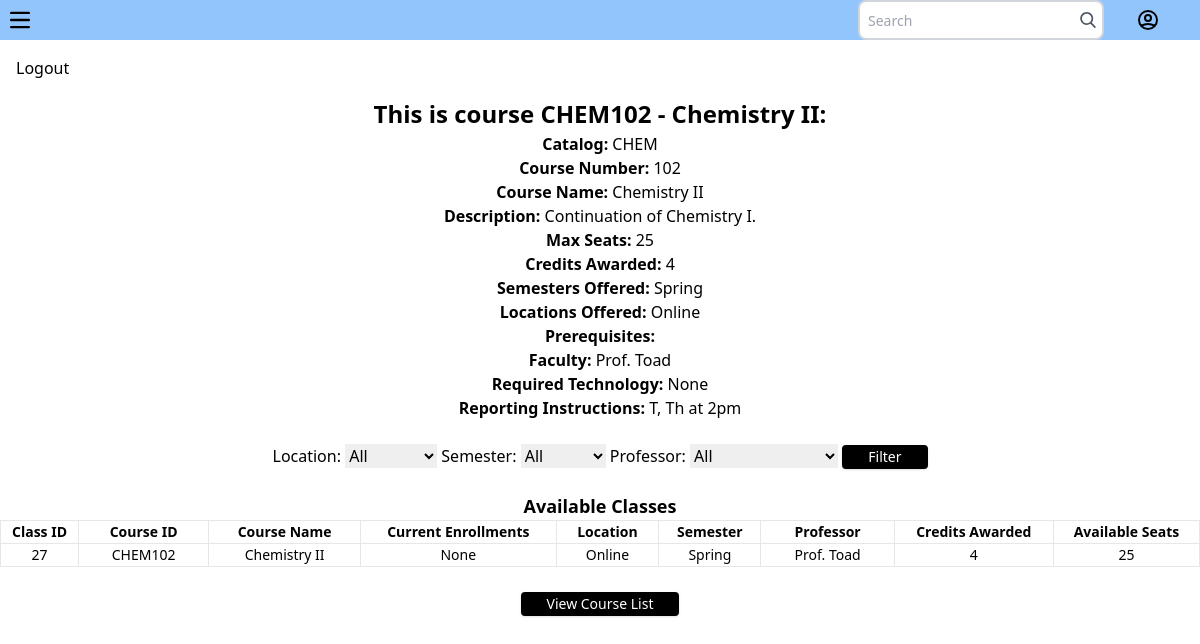
Screenshot of /course/CHEM102 (signed in) with the database file from the repository.
### src/app.py (models this page shows, shortened)
class Course(db.Model):
    __tablename__ = 'courses'
    catalog = db.Column(db.String(4), nullable=False)
    course_number = db.Column(db.Integer, nullable=False)
    course_id = db.Column(db.String(7), primary_key=True, unique=True)
    semesters_offered = db.Column(JSON, nullable=True)
    course_name = db.Column(db.String(250), nullable=True)
    description = db.Column(db.String(250), nullable=True)
    max_seats = db.Column(db.Integer, nullable=False)
    locations_offered = db.Column(JSON, nullable=True)
    prereqs = db.Column(JSON, nullable=True)
    faculty = db.Column(JSON, nullable=True)
    credits_awarded = db.Column(db.Integer, nullable=False)
    required_technology = db.Column(db.String(250), nullable=True)
    reporting_instructions = db.Column(db.String(250), nullable=True)

class Class(db.Model):
    __tablename__ = 'classes'
    class_id = db.Column(db.Integer, primary_key=True, nullable=False)
    course_id = db.Column(db.String(7), db.ForeignKey('courses.course_id'))
    course_name = db.Column(db.String(250), nullable=True)
    current_enrollments = db.Column(JSON, nullable=True)
    location = db.Column(db.String(64), nullable=False)
    semester = db.Column(db.String(8), nullable=False)
    professor = db.Column(db.String(64), nullable=False)
    credits_awarded = db.Column(db.Integer, nullable=False)
    available_seats = db.Column(db.Integer, nullable=False)

### src/app.py (the view)
@app.route('/course/<course_id>')
@login_required
def course_details(course_id):
    selected_location = request.args.get('location', '')
    selected_semester = request.args.get('semester', '')
    selected_professor = request.args.get('professor', '')
    course = Course.query.get_or_404(course_id)
    all_classes = Class.query.filter_by(course_id=course_id).order_by(asc(Class.class_id))
    if selected_location:
        all_classes = all_classes.filter_by(location=selected_location)
    if selected_semester:
        all_classes = all_classes.filter_by(semester=selected_semester)
    if selected_professor:
        all_classes = all_classes.filter_by(professor=selected_professor)
    locations = Class.query.with_entities(Class.location).distinct().all()
    semesters = Class.query.with_entities(Class.semester).distinct().all()
    professors = Class.query.with_entities(Class.professor).distinct().all()
    semesters.sort()
    locations.sort()
    professors.sort()
    return render_template('course_details.html',
                           course=course,
                           all_classes=all_classes,
                           locations=[loc[0] for loc in locations],
                           semesters=[sem[0] for sem in semesters],
                           professors=[prof[0] for prof in professors])

### src/app.py (called while the page is built)
@login_mgr.user_loader
def load_user(id):
    return User.query.get(int(id))

### src/templates/course_details.html (shortened to what this page needs)
<!DOCTYPE html>
<html lang="en">
<head>
    <link rel="stylesheet" href="{{url_for('static', filename='dist/css/table.css')}}">
</head>
<body>
    <nav class="bg-blue-300 w-full">
        <div class="flex justify-between">
            <div>
                <button data-collapse-toggle="navbar-hamburger" type="button" class="inline-flex items-center justify-center p-2 w-10 h-10 text-sm text-black rounded-lg aria-controls="navbar-hamburger" aria-expanded="false">
                    <svg class="w-5 h-5" aria-hidden="true" xmlns="http://www.w3.org/2000/svg" fill="none" viewBox="0 0 17 14">
                        <path stroke="currentColor" stroke-linecap="round" stroke-linejoin="round" stroke-width="2" d="M1 1h15M1 7h15M1 13h15"/>
                    </svg>
                </button>
            </div>
            <div class="relative flex justify-between right-10">
                <div class="relative right-8">
                    <input
                        class="border-2 border-gray-300 bg-white h-10 pl-2 pr-8 rounded-lg text-sm focus:outline-none"
                        type="search" name="search" placeholder="Search">
                    <button type="submit" class="absolute right-0 top-0 mt-3 mr-2">
                    </button>
                </div>
                <a class="relative flex items-center" href="#">
                </a>
            </div>
        </div>
    </nav>
    <aside class="bg-gray-100 w-64 h-full fixed top-0 left-0 p-4">
        <ul>
            <li><a href="{{url_for('logout')}}" class="block text-black hover:text-blue-600">Logout</a></li>
        </ul>
    </aside>
    <main class="ml-64 p-8 text-center">
        <h2 class="text-3xl md:text-3xl font-extrabold;" style=" font-weight: bold; font-size: x-large;">
            This is course  {{ course.course_id }} - {{ course.course_name }}:
        </h2>
        <ul>
            <li style="text-align: center;"><strong>Catalog:</strong> {{ course.catalog }}</li>
            <li style="text-align: center;"><strong>Course Number:</strong> {{ course.course_number }}</li>
            <li style="text-align: center;"><strong>Course Name:</strong> {{ course.course_name }}</li>
            <li style="text-align: center;"><strong>Description:</strong> {{ course.description }}</li>
            <li style="text-align: center;"><strong>Max Seats:</strong> {{ course.max_seats }}</li>
            <li style="text-align: center;"><strong>Credits Awarded:</strong> {{ course.credits_awarded }}</li>
            <li style="text-align: center;"><strong>Semesters Offered:</strong> {{ course.semesters_offered | join(', ') }}</li>
            <li style="text-align: center;"><strong>Locations Offered:</strong> {{ course.locations_offered | join(', ') }}</li>
            <li style="text-align: center;"><strong>Prerequisites:</strong> {{ course.prereq }}</li>
            <li style="text-align: center;"><strong>Faculty:</strong> {{ course.faculty | join(', ') }}</li>
            <li style="text-align: center;"><strong>Required Technology:</strong> {{ course.required_technology }}</li>
            <li style="text-align: center;"><strong>Reporting Instructions:</strong> {{ course.reporting_instructions }}</li>
            <br>
        </ul>
        <form method="GET" action="{{ url_for('course_details', course_id=course.course_id) }}">
            <label for="location">Location:</label>
            <select name="location" id="location">
                <option value="">All</option>
            </select>
            <label for="semester">Semester:</label>
            <select name="semester" id="semester">
                <option value="">All</option>
            </select>
            <label for="professor">Professor:</label>
            <select name="professor" id="professor">
                <option value="">All</option>
            </select>
            <button type="submit"class="text-white hover:text-black bg-black hover:bg-white
            font-medium text-sm px-6 py-2 border-2 border-black shadow rounded transition duration-200">Filter</button>
        </form>
        <br>
        <h2 style="font-weight: bold; font-size: large; ">Available Classes</h2>
        <div class="relative overflow-x-auto shadow-md sm:rounded-lg">
        <table class="px-2 py-2 w-full text-sm text-left rtl:text-right text-black-500 dark:text-gray-400 border border-gray-400">
            <thead class="text-xs text-gray-700 uppercase dark:text-gray-400 border border-gray-400">
                <tr>
                    <th scope="col" class="px-1 py-2 border border-gray-400">Class ID</th>
                    <th scope="col" class="px-1 py-2 border border-gray-400">Course ID</th>
                    <th scope="col" class="px-1 py-2 border border-gray-400">Course Name</th>
                    <th scope="col" class="px-1 py-2 border border-gray-400">Current Enrollments</th>
                    <th scope="col" class="px-1 py-2 border border-gray-400">Location</th>
                    <th scope="col" class="px-1 py-2 border border-gray-400">Semester</th>
                    <th scope="col" class="px-1 py-2 border border-gray-400">Professor</th>
                    <th scope="col" class="px-1 py-2 border border-gray-400">Credits Awarded</th>
                    <th scope="col" class="px-1 py-2 border border-gray-400">Available Seats</th>
                </tr>
            </thead>
            <tbody>
                {% for class in all_classes %}
                    {% if class.course_id == course.course_id %}
                        <tr>
                            <td class="px-4 py-2 border border-gray-400">{{ class.class_id }}</td>
                            <td class="px-4 py-2 border border-gray-400">{{ class.course_id }}</td>
                            <td class="px-4 py-2 border border-gray-400">{{ class.course_name }}</td>
                            <td class="px-4 py-2 border border-gray-400">{{ class.current_enrollments }}</td>
                            <td class="px-4 py-2 border border-gray-400">{{ class.location }}</td>
                            <td class="px-4 py-2 border border-gray-400">{{ class.semester }}</td>
                            <td class="px-4 py-2 border border-gray-400">{{ class.professor }}</td>
                            <td class="px-4 py-2 border border-gray-400">{{ class.credits_awarded }}</td>
                            <td class="px-4 py-2 border border-gray-400">{{ class.available_seats }}</td>
                        </tr>
                    {% endif %}
                {% endfor %}
            </tbody>
        </table>
    </main>
    <br>
    <div style="text-align: center;">
        <a href="{{url_for('view_courses')}}" >
            <button type="submit"class="text-white hover:text-black bg-black hover:bg-white
            font-medium text-sm px-6 py-2 border-2 border-black shadow rounded transition duration-200">View Course List</button>
        </a><br>
</body>
</html>

### rows the page displays
Course: course_id "CHEM102", course_name "Chemistry II", catalog "CHEM", course_number "102", description "Continuation of Chemistry I.", max_seats "25", credits_awarded "4", semesters_offered "Spring", locations_offered "Online", faculty "Prof. Toad", required_technology "None", reporting_instructions "T, Th at 2pm"
Class: class_id "27", course_id "CHEM102", course_name "Chemistry II", current_enrollments "None", location "Online", semester "Spring", professor "Prof. Toad", credits_awarded "4", available_seats "25"
